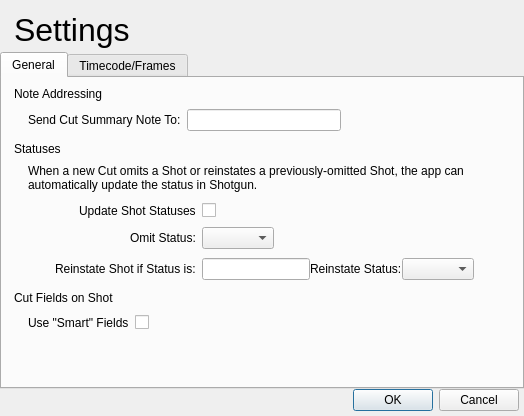
<?xml version="1.0" encoding="UTF-8"?>
<ui version="4.0">
 <class>settings_dialog</class>
 <widget class="QDialog" name="settings_dialog">
  <property name="geometry">
   <rect>
    <x>0</x>
    <y>0</y>
    <width>524</width>
    <height>416</height>
   </rect>
  </property>
  <property name="windowTitle">
   <string>Dialog</string>
  </property>
  <layout class="QVBoxLayout" name="verticalLayout_2">
   <property name="spacing">
    <number>0</number>
   </property>
   <property name="leftMargin">
    <number>0</number>
   </property>
   <property name="topMargin">
    <number>0</number>
   </property>
   <property name="rightMargin">
    <number>0</number>
   </property>
   <property name="bottomMargin">
    <number>0</number>
   </property>
   <item>
    <layout class="QVBoxLayout" name="verticalLayout_7">
     <property name="leftMargin">
      <number>14</number>
     </property>
     <property name="topMargin">
      <number>12</number>
     </property>
     <property name="bottomMargin">
      <number>4</number>
     </property>
     <item>
      <widget class="QLabel" name="settings_label">
       <property name="enabled">
        <bool>true</bool>
       </property>
       <property name="sizePolicy">
        <sizepolicy hsizetype="Preferred" vsizetype="Fixed">
         <horstretch>0</horstretch>
         <verstretch>0</verstretch>
        </sizepolicy>
       </property>
       <property name="font">
        <font>
         <family>Helvetica Neue</family>
         <pointsize>24</pointsize>
         <weight>50</weight>
         <bold>false</bold>
        </font>
       </property>
       <property name="text">
        <string>Settings</string>
       </property>
      </widget>
     </item>
    </layout>
   </item>
   <item>
    <widget class="QTabWidget" name="general_timecode_frames_tab">
     <property name="contextMenuPolicy">
      <enum>Qt::PreventContextMenu</enum>
     </property>
     <property name="tabPosition">
      <enum>QTabWidget::North</enum>
     </property>
     <property name="tabShape">
      <enum>QTabWidget::Rounded</enum>
     </property>
     <property name="currentIndex">
      <number>0</number>
     </property>
     <property name="tabsClosable">
      <bool>false</bool>
     </property>
     <widget class="QWidget" name="general_tab">
      <property name="maximumSize">
       <size>
        <width>493</width>
        <height>16777215</height>
       </size>
      </property>
      <attribute name="title">
       <string>General</string>
      </attribute>
      <layout class="QVBoxLayout" name="verticalLayout">
       <property name="leftMargin">
        <number>12</number>
       </property>
       <property name="rightMargin">
        <number>0</number>
       </property>
       <property name="bottomMargin">
        <number>0</number>
       </property>
       <item>
        <widget class="QLabel" name="note_addressing_label">
         <property name="font">
          <font>
           <weight>50</weight>
           <bold>false</bold>
          </font>
         </property>
         <property name="text">
          <string>Note Addressing</string>
         </property>
        </widget>
       </item>
       <item>
        <layout class="QHBoxLayout" name="cut_summary_layout">
         <property name="topMargin">
          <number>2</number>
         </property>
         <property name="bottomMargin">
          <number>5</number>
         </property>
         <item>
          <widget class="QLabel" name="send_cut_summary_note_to_label">
           <property name="frameShape">
            <enum>QFrame::NoFrame</enum>
           </property>
           <property name="text">
            <string>Send Cut Summary Note To:</string>
           </property>
           <property name="scaledContents">
            <bool>false</bool>
           </property>
           <property name="margin">
            <number>0</number>
           </property>
           <property name="indent">
            <number>14</number>
           </property>
          </widget>
         </item>
         <item>
          <widget class="QLineEdit" name="email_groups_line_edit"/>
         </item>
         <item>
          <spacer name="horizontalSpacer">
           <property name="orientation">
            <enum>Qt::Horizontal</enum>
           </property>
           <property name="sizeHint" stdset="0">
            <size>
             <width>40</width>
             <height>20</height>
            </size>
           </property>
          </spacer>
         </item>
        </layout>
       </item>
       <item>
        <widget class="QLabel" name="statuses_label">
         <property name="font">
          <font>
           <weight>50</weight>
           <bold>false</bold>
          </font>
         </property>
         <property name="text">
          <string>Statuses</string>
         </property>
        </widget>
       </item>
       <item>
        <layout class="QVBoxLayout" name="verticalLayout_3">
         <property name="spacing">
          <number>0</number>
         </property>
         <property name="topMargin">
          <number>2</number>
         </property>
         <property name="bottomMargin">
          <number>5</number>
         </property>
         <item>
          <widget class="QLabel" name="description_1_label">
           <property name="text">
            <string>When a new Cut omits a Shot or reinstates a previously-omitted Shot, the app can automatically update the status in Shotgun.</string>
           </property>
           <property name="wordWrap">
            <bool>true</bool>
           </property>
           <property name="indent">
            <number>14</number>
           </property>
          </widget>
         </item>
        </layout>
       </item>
       <item>
        <layout class="QHBoxLayout" name="horizontalLayout_2">
         <item>
          <layout class="QFormLayout" name="formLayout">
           <property name="sizeConstraint">
            <enum>QLayout::SetDefaultConstraint</enum>
           </property>
           <property name="fieldGrowthPolicy">
            <enum>QFormLayout::FieldsStayAtSizeHint</enum>
           </property>
           <property name="rowWrapPolicy">
            <enum>QFormLayout::DontWrapRows</enum>
           </property>
           <property name="labelAlignment">
            <set>Qt::AlignRight|Qt::AlignTrailing|Qt::AlignVCenter</set>
           </property>
           <property name="formAlignment">
            <set>Qt::AlignHCenter|Qt::AlignTop</set>
           </property>
           <property name="horizontalSpacing">
            <number>-1</number>
           </property>
           <property name="verticalSpacing">
            <number>9</number>
           </property>
           <property name="leftMargin">
            <number>14</number>
           </property>
           <property name="bottomMargin">
            <number>5</number>
           </property>
           <item row="1" column="0">
            <widget class="QLabel" name="update_shot_statuses_label">
             <property name="text">
              <string>Update Shot Statuses</string>
             </property>
             <property name="margin">
              <number>0</number>
             </property>
             <property name="indent">
              <number>0</number>
             </property>
            </widget>
           </item>
           <item row="1" column="1">
            <widget class="QCheckBox" name="update_shot_statuses_checkbox">
             <property name="layoutDirection">
              <enum>Qt::RightToLeft</enum>
             </property>
             <property name="text">
              <string/>
             </property>
            </widget>
           </item>
           <item row="2" column="0">
            <widget class="QLabel" name="omit_status_label">
             <property name="enabled">
              <bool>true</bool>
             </property>
             <property name="frameShadow">
              <enum>QFrame::Plain</enum>
             </property>
             <property name="text">
              <string>Omit Status:</string>
             </property>
             <property name="margin">
              <number>0</number>
             </property>
            </widget>
           </item>
           <item row="2" column="1">
            <widget class="QComboBox" name="omit_status_combo_box">
             <property name="sizePolicy">
              <sizepolicy hsizetype="Maximum" vsizetype="Fixed">
               <horstretch>0</horstretch>
               <verstretch>0</verstretch>
              </sizepolicy>
             </property>
             <property name="whatsThis">
              <string/>
             </property>
             <property name="accessibleName">
              <string/>
             </property>
             <property name="layoutDirection">
              <enum>Qt::LeftToRight</enum>
             </property>
            </widget>
           </item>
           <item row="3" column="0">
            <widget class="QLabel" name="reinstate_shot_if_status_is_label">
             <property name="enabled">
              <bool>true</bool>
             </property>
             <property name="text">
              <string>Reinstate Shot if Status is:</string>
             </property>
             <property name="margin">
              <number>0</number>
             </property>
             <property name="indent">
              <number>0</number>
             </property>
            </widget>
           </item>
           <item row="3" column="1">
            <layout class="QHBoxLayout" name="horizontalLayout_4">
             <item>
              <widget class="QLineEdit" name="reinstate_shot_if_status_is_line_edit"/>
             </item>
             <item>
              <widget class="QLabel" name="reinstate_status_label">
               <property name="enabled">
                <bool>true</bool>
               </property>
               <property name="text">
                <string>Reinstate Status:</string>
               </property>
              </widget>
             </item>
             <item>
              <widget class="QComboBox" name="reinstate_status_combo_box">
               <property name="whatsThis">
                <string/>
               </property>
               <property name="accessibleName">
                <string/>
               </property>
               <property name="layoutDirection">
                <enum>Qt::LeftToRight</enum>
               </property>
              </widget>
             </item>
            </layout>
           </item>
          </layout>
         </item>
        </layout>
       </item>
       <item>
        <widget class="QLabel" name="cut_fields_on_shot_label">
         <property name="text">
          <string>Cut Fields on Shot</string>
         </property>
        </widget>
       </item>
       <item>
        <layout class="QHBoxLayout" name="horizontalLayout_5">
         <property name="topMargin">
          <number>2</number>
         </property>
         <item>
          <widget class="QLabel" name="use_smart_fields_label">
           <property name="text">
            <string>Use &quot;Smart&quot; Fields</string>
           </property>
           <property name="indent">
            <number>14</number>
           </property>
          </widget>
         </item>
         <item>
          <widget class="QCheckBox" name="use_smart_fields_checkbox">
           <property name="layoutDirection">
            <enum>Qt::LeftToRight</enum>
           </property>
           <property name="text">
            <string/>
           </property>
          </widget>
         </item>
         <item>
          <spacer name="horizontalSpacer_2">
           <property name="orientation">
            <enum>Qt::Horizontal</enum>
           </property>
           <property name="sizeHint" stdset="0">
            <size>
             <width>40</width>
             <height>20</height>
            </size>
           </property>
          </spacer>
         </item>
        </layout>
       </item>
       <item>
        <spacer name="verticalSpacer">
         <property name="orientation">
          <enum>Qt::Vertical</enum>
         </property>
         <property name="sizeHint" stdset="0">
          <size>
           <width>20</width>
           <height>40</height>
          </size>
         </property>
        </spacer>
       </item>
      </layout>
     </widget>
     <widget class="QWidget" name="tab_2">
      <attribute name="title">
       <string>Timecode/Frames</string>
      </attribute>
      <layout class="QVBoxLayout" name="verticalLayout_4">
       <property name="leftMargin">
        <number>14</number>
       </property>
       <property name="rightMargin">
        <number>14</number>
       </property>
       <property name="bottomMargin">
        <number>0</number>
       </property>
       <item>
        <widget class="QLabel" name="timecode_label">
         <property name="text">
          <string>Timecode</string>
         </property>
        </widget>
       </item>
       <item>
        <layout class="QFormLayout" name="formLayout_2">
         <property name="formAlignment">
          <set>Qt::AlignLeading|Qt::AlignLeft|Qt::AlignTop</set>
         </property>
         <property name="verticalSpacing">
          <number>8</number>
         </property>
         <property name="topMargin">
          <number>2</number>
         </property>
         <item row="0" column="0">
          <widget class="QLabel" name="default_frame_rate_label">
           <property name="text">
            <string>Default Frame Rate</string>
           </property>
          </widget>
         </item>
         <item row="0" column="1">
          <widget class="QLineEdit" name="default_frame_rate_line_edit">
           <property name="sizePolicy">
            <sizepolicy hsizetype="Maximum" vsizetype="Fixed">
             <horstretch>0</horstretch>
             <verstretch>0</verstretch>
            </sizepolicy>
           </property>
           <property name="maximumSize">
            <size>
             <width>50</width>
             <height>16777215</height>
            </size>
           </property>
          </widget>
         </item>
         <item row="1" column="0">
          <widget class="QLabel" name="timecode_to_frame_mapping_label">
           <property name="text">
            <string>Timecode to Frame Mapping</string>
           </property>
           <property name="indent">
            <number>20</number>
           </property>
          </widget>
         </item>
         <item row="1" column="1">
          <widget class="QComboBox" name="timecode_to_frame_mapping_combo_box"/>
         </item>
        </layout>
       </item>
       <item>
        <layout class="QVBoxLayout" name="verticalLayout_5">
         <property name="spacing">
          <number>0</number>
         </property>
         <property name="topMargin">
          <number>1</number>
         </property>
         <property name="bottomMargin">
          <number>0</number>
         </property>
         <item>
          <widget class="QLabel" name="timecode_to_frame_mapping_instructions_label">
           <property name="text">
            <string/>
           </property>
           <property name="wordWrap">
            <bool>true</bool>
           </property>
           <property name="indent">
            <number>14</number>
           </property>
          </widget>
         </item>
         <item>
          <layout class="QHBoxLayout" name="horizontalLayout_8">
           <property name="spacing">
            <number>5</number>
           </property>
           <property name="topMargin">
            <number>5</number>
           </property>
           <item>
            <widget class="QLabel" name="timecode_mapping_label">
             <property name="text">
              <string>Timecode Mapping:</string>
             </property>
             <property name="margin">
              <number>0</number>
             </property>
             <property name="indent">
              <number>20</number>
             </property>
            </widget>
           </item>
           <item>
            <widget class="QLineEdit" name="timecode_mapping_line_edit">
             <property name="sizePolicy">
              <sizepolicy hsizetype="Maximum" vsizetype="Fixed">
               <horstretch>0</horstretch>
               <verstretch>0</verstretch>
              </sizepolicy>
             </property>
             <property name="maximumSize">
              <size>
               <width>80</width>
               <height>16777215</height>
              </size>
             </property>
            </widget>
           </item>
           <item>
            <widget class="QLabel" name="frame_mapping_label">
             <property name="text">
              <string>Frame Mapping:</string>
             </property>
             <property name="indent">
              <number>3</number>
             </property>
            </widget>
           </item>
           <item>
            <widget class="QLineEdit" name="frame_mapping_line_edit">
             <property name="sizePolicy">
              <sizepolicy hsizetype="Maximum" vsizetype="Fixed">
               <horstretch>0</horstretch>
               <verstretch>0</verstretch>
              </sizepolicy>
             </property>
             <property name="maximumSize">
              <size>
               <width>80</width>
               <height>16777215</height>
              </size>
             </property>
            </widget>
           </item>
           <item>
            <spacer name="mapping_spacer">
             <property name="orientation">
              <enum>Qt::Horizontal</enum>
             </property>
             <property name="sizeHint" stdset="0">
              <size>
               <width>40</width>
               <height>0</height>
              </size>
             </property>
            </spacer>
           </item>
          </layout>
         </item>
        </layout>
       </item>
       <item>
        <layout class="QVBoxLayout" name="verticalLayout_10">
         <property name="topMargin">
          <number>2</number>
         </property>
         <item>
          <widget class="QLabel" name="new_shots_label">
           <property name="text">
            <string>New Shots</string>
           </property>
          </widget>
         </item>
        </layout>
       </item>
       <item>
        <layout class="QVBoxLayout" name="verticalLayout_6">
         <property name="spacing">
          <number>0</number>
         </property>
         <property name="topMargin">
          <number>2</number>
         </property>
         <property name="bottomMargin">
          <number>2</number>
         </property>
         <item>
          <widget class="QLabel" name="description_2_label">
           <property name="text">
            <string>When creating new Shots in Shotgun, the app will use the following numbers for start frame and handles.</string>
           </property>
           <property name="wordWrap">
            <bool>true</bool>
           </property>
           <property name="indent">
            <number>14</number>
           </property>
          </widget>
         </item>
        </layout>
       </item>
       <item>
        <layout class="QFormLayout" name="formLayout_3">
         <item row="0" column="0">
          <widget class="QLabel" name="default_head_in_label">
           <property name="text">
            <string>Default Head In:</string>
           </property>
          </widget>
         </item>
         <item row="0" column="1">
          <widget class="QLineEdit" name="default_head_in_line_edit">
           <property name="sizePolicy">
            <sizepolicy hsizetype="Maximum" vsizetype="Fixed">
             <horstretch>0</horstretch>
             <verstretch>0</verstretch>
            </sizepolicy>
           </property>
           <property name="maximumSize">
            <size>
             <width>50</width>
             <height>16777215</height>
            </size>
           </property>
          </widget>
         </item>
         <item row="1" column="0">
          <widget class="QLabel" name="default_head_duration_label">
           <property name="text">
            <string>Default Head Duration:</string>
           </property>
           <property name="indent">
            <number>20</number>
           </property>
          </widget>
         </item>
         <item row="1" column="1">
          <layout class="QHBoxLayout" name="horizontalLayout_6">
           <item>
            <widget class="QLineEdit" name="default_head_duration_line_edit">
             <property name="maximumSize">
              <size>
               <width>50</width>
               <height>16777215</height>
              </size>
             </property>
            </widget>
           </item>
           <item>
            <widget class="QLabel" name="default_tail_duration_label">
             <property name="text">
              <string>Default Tail Duration:</string>
             </property>
            </widget>
           </item>
           <item>
            <widget class="QLineEdit" name="default_tail_duration_line_edit">
             <property name="maximumSize">
              <size>
               <width>50</width>
               <height>16777215</height>
              </size>
             </property>
            </widget>
           </item>
           <item>
            <spacer name="horizontalSpacer_3">
             <property name="orientation">
              <enum>Qt::Horizontal</enum>
             </property>
             <property name="sizeHint" stdset="0">
              <size>
               <width>40</width>
               <height>20</height>
              </size>
             </property>
            </spacer>
           </item>
          </layout>
         </item>
        </layout>
       </item>
       <item>
        <spacer name="verticalSpacer_2">
         <property name="orientation">
          <enum>Qt::Vertical</enum>
         </property>
         <property name="sizeHint" stdset="0">
          <size>
           <width>20</width>
           <height>40</height>
          </size>
         </property>
        </spacer>
       </item>
      </layout>
     </widget>
    </widget>
   </item>
   <item>
    <layout class="QVBoxLayout" name="verticalLayout_9">
     <property name="rightMargin">
      <number>5</number>
     </property>
     <property name="bottomMargin">
      <number>5</number>
     </property>
     <item>
      <widget class="QDialogButtonBox" name="save_settings_button_box">
       <property name="layoutDirection">
        <enum>Qt::LeftToRight</enum>
       </property>
       <property name="orientation">
        <enum>Qt::Horizontal</enum>
       </property>
       <property name="standardButtons">
        <set>QDialogButtonBox::Cancel|QDialogButtonBox::Ok</set>
       </property>
       <property name="centerButtons">
        <bool>false</bool>
       </property>
      </widget>
     </item>
    </layout>
   </item>
  </layout>
 </widget>
 <resources/>
 <connections/>
</ui>
